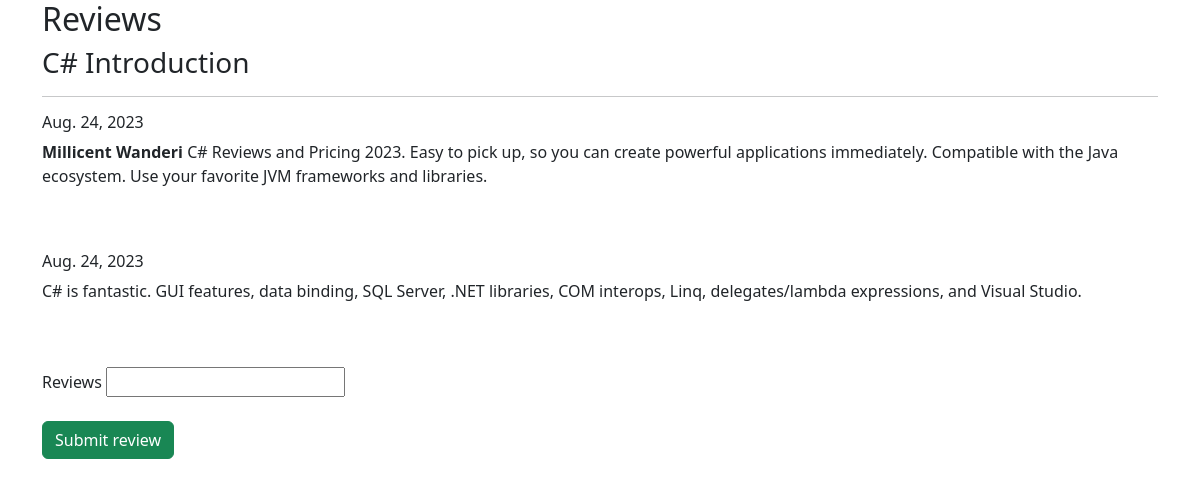
The page /review/1 on the database as committed earlier.
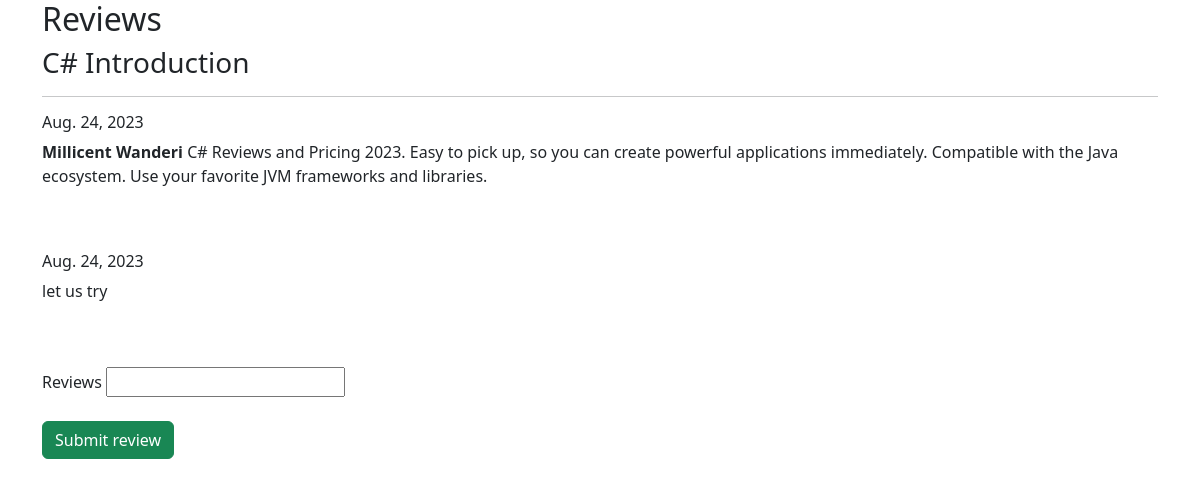
The same page on the database as committed later.
### blogcontent/models.py (models this page shows, shortened)
class Review(models.Model):
    post_review = models.ForeignKey(Blog, on_delete=models.CASCADE)
    user = models.ForeignKey(User, on_delete=models.PROTECT)
    date_of_review = models.DateField(auto_now_add = True)
    review = models.TextField(max_length=300)

### blogcontent/views.py (the view, shortened to what this page needs)
# urls.py: path("review/<int:pk>", views.review, name="review"),
def review(request, pk): #pk  -id of the post being commented on
    postreview = Blog.objects.get(pk=pk) # get gets one object/instance of the pk passed
    all_reviews = Review.objects.filter(post_review = postreview)
    context = {
        "postreview" : postreview,
        "user" : request.user,
        "all_reviews" : all_reviews
    }
    return render(request, "review.html", context)

### templates/review.html (shortened to what this page needs)
{% extends "layout.html" %}
{% block Homepage %}
<h2>Reviews</h2>
<div>
    <h3>{{ postreview.title }}</h3>
    <hr>
    {% for review in all_reviews %}
    <h6>{{ review.date_of_review }}</h6>
    <p> <strong>{{ review.user.first_name }} {{ review.user.last_name }}</strong> {{ review.review }}</p>
    <br>
    <br>
    {% endfor %}
    <div>
        <form action="{% url 'review' pk=postreview.pk %}" method="POST">
            <div>
                <label>Reviews</label>
                <input type="text", name="review">
            </div>
            <br>
            <div>
                <button class="btn btn-success" type="submit">Submit review</button>
            </div>
        </form>
    </div>
</div>
{% endblock %}

Rows that differ between the two databases and show on the page:
changed Review: review "C# is fantastic. GUI features, data binding, SQL Server, .NET libraries, COM interops, Linq, delegates/lambda expressions, and Visual Studio." → "let us try"
